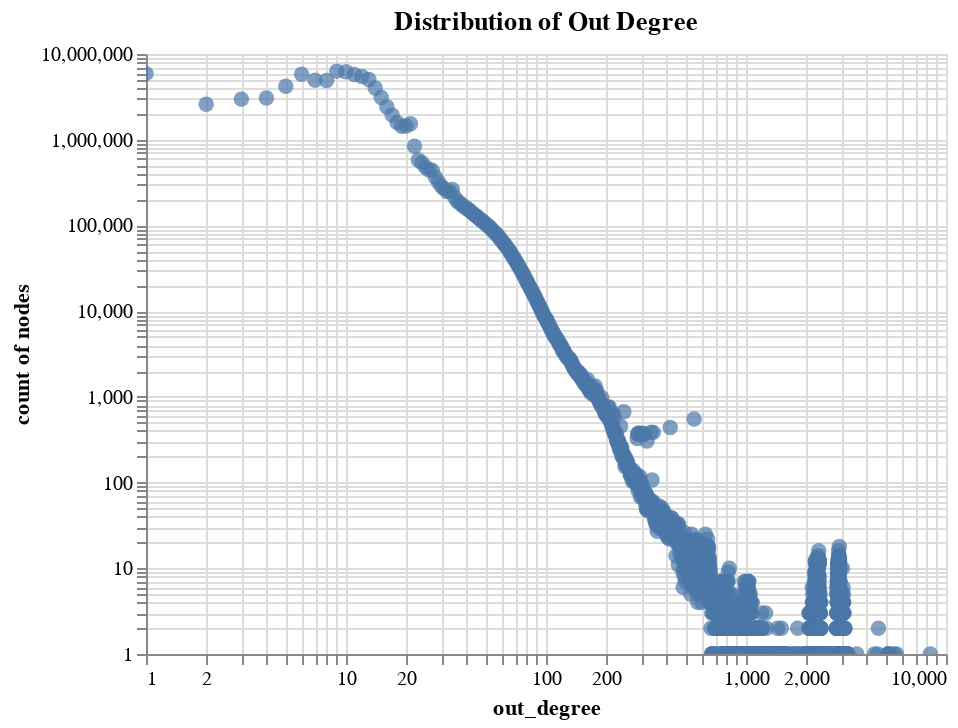

The code cell stored with this chart in its notebook:
### Code cell
id debug:
    data = pd.read_csv(
        os.environ["OUT"] + "/statistics.out_degree.distribution.tsv", sep="\t"
    )

    alt.Chart(data).mark_circle(size=60).encode(
        x=alt.X("out_degree", scale=alt.Scale(type="log")),
        y=alt.Y("count", scale=alt.Scale(type="log"), title="count of nodes"),
        tooltip=["out_degree", "count"],
    ).interactive().properties(title="Distribution of Out Degree")

### Figure 1 — Vega-Lite specification as saved in the notebook (floating-point values rounded to 4 significant figures; data arrays with more than 128 entries replaced by an {"elided": "..."} marker saying what was removed)
{"config": {"view": {"continuousWidth": 400, "continuousHeight": 300}}, "data": {"name": "data-95af63acda85bfb3c77c402c5328e820"}, "mark": {"type": "circle", "size": 60}, "encoding": {"tooltip": [{"type": "quantitative", "field": "out_degree"}, {"type": "quantitative", "field": "count"}], "x": {"type": "quantitative", "field": "out_degree", "scale": {"type": "log"}}, "y": {"type": "quantitative", "field": "count", "scale": {"type": "log"}, "title": "count of nodes"}}, "selection": {"selector002": {"type": "interval", "bind": "scales", "encodings": ["x", "y"]}}, "title": "Distribution of Out Degree", "$schema": "https://vega.github.io/schema/vega-lite/v4.8.1.json", "datasets": {"data-95af63acda85bfb3c77c402c5328e820": {"elided": "1658 records"}}}
